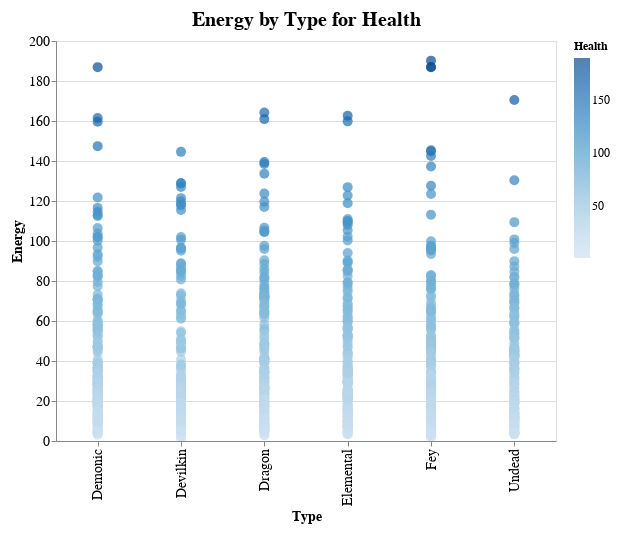

Write notebook code for a chart like this one.
### Code cell
def chart(df: DataFrame, x: str, y: str, target: str) -> Chart:
    return Chart(
        df, 
        title=f"{y} by {x} for {target}",
        padding={"left": 10, "top": 10, "right": 10, "bottom": 10}
    ).mark_circle(size=100).encode(
        x=x,
        y=y,
        color=target,
        tooltip=Tooltip(df.columns.to_list()),
    ).configure_title(
        fontSize=20, # Set font size for chart title
    ).configure_axis(
        labelFontSize=14,  # Set font size for axis labels
        titleFontSize=14  # Set font size for axis titles
    ).configure_legend(
        labelFontSize=12,
        titleFontSize=12  # Set font size for legend title
    ).properties(
        width=500,
        height=400
    ).interactive()

chart(df, 'Type', 'Energy', 'Health')

### Figure 1 — Vega-Lite specification as saved in the notebook (floating-point values rounded to 4 significant figures; data arrays with more than 128 entries replaced by an {"elided": "..."} marker saying what was removed)
{"config": {"view": {"continuousWidth": 300, "continuousHeight": 300}, "axis": {"labelFontSize": 14, "titleFontSize": 14}, "legend": {"labelFontSize": 12, "titleFontSize": 12}, "title": {"fontSize": 20}}, "data": {"name": "data-67b532cd79876670d1d6b221f00423bf"}, "mark": {"type": "circle", "size": 100}, "encoding": {"color": {"field": "Health", "type": "quantitative"}, "tooltip": [{"field": "Name", "type": "nominal"}, {"field": "Type", "type": "nominal"}, {"field": "Level", "type": "quantitative"}, {"field": "Rarity", "type": "nominal"}, {"field": "Damage", "type": "nominal"}, {"field": "Health", "type": "quantitative"}, {"field": "Energy", "type": "quantitative"}, {"field": "Sanity", "type": "quantitative"}, {"field": "Timestamp", "type": "nominal"}], "x": {"field": "Type", "type": "nominal"}, "y": {"field": "Energy", "type": "quantitative"}}, "height": 400, "padding": {"left": 10, "top": 10, "right": 10, "bottom": 10}, "params": [{"name": "param_41", "select": {"type": "interval", "encodings": ["x", "y"]}, "bind": "scales"}], "title": "Energy by Type for Health", "width": 500, "$schema": "https://vega.github.io/schema/vega-lite/v5.15.1.json", "datasets": {"data-67b532cd79876670d1d6b221f00423bf": {"elided": "1024 records"}}}
